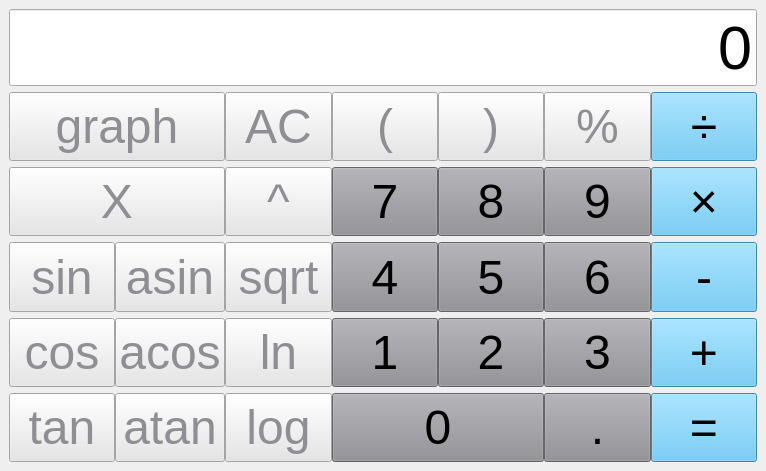
<?xml version="1.0" encoding="UTF-8"?>
<ui version="4.0">
 <class>SmartCalc</class>
 <widget class="QMainWindow" name="SmartCalc">
  <property name="geometry">
   <rect>
    <x>0</x>
    <y>0</y>
    <width>766</width>
    <height>471</height>
   </rect>
  </property>
  <property name="windowTitle">
   <string>Smart Calc</string>
  </property>
  <widget class="QWidget" name="centralwidget">
   <layout class="QVBoxLayout" name="verticalLayout">
    <item>
     <widget class="QLineEdit" name="lineEdit">
      <property name="sizePolicy">
       <sizepolicy hsizetype="MinimumExpanding" vsizetype="Fixed">
        <horstretch>0</horstretch>
        <verstretch>0</verstretch>
       </sizepolicy>
      </property>
      <property name="font">
       <font>
        <pointsize>46</pointsize>
       </font>
      </property>
      <property name="layoutDirection">
       <enum>Qt::LeftToRight</enum>
      </property>
      <property name="text">
       <string>0</string>
      </property>
      <property name="alignment">
       <set>Qt::AlignRight|Qt::AlignTrailing|Qt::AlignVCenter</set>
      </property>
      <property name="readOnly">
       <bool>true</bool>
      </property>
      <property name="placeholderText">
       <string/>
      </property>
     </widget>
    </item>
    <item>
     <layout class="QGridLayout" name="gridLayout">
      <property name="sizeConstraint">
       <enum>QLayout::SetDefaultConstraint</enum>
      </property>
      <property name="horizontalSpacing">
       <number>0</number>
      </property>
      <item row="2" column="6">
       <widget class="QPushButton" name="pushButton_6">
        <property name="sizePolicy">
         <sizepolicy hsizetype="Ignored" vsizetype="Expanding">
          <horstretch>0</horstretch>
          <verstretch>0</verstretch>
         </sizepolicy>
        </property>
        <property name="font">
         <font>
          <pointsize>36</pointsize>
         </font>
        </property>
        <property name="styleSheet">
         <string notr="true">background-color: rgb(142, 142, 147);</string>
        </property>
        <property name="text">
         <string>6</string>
        </property>
        <attribute name="buttonGroup">
         <string notr="true">enterButtonGroup</string>
        </attribute>
       </widget>
      </item>
      <item row="2" column="3">
       <widget class="QPushButton" name="pushButton_18">
        <property name="sizePolicy">
         <sizepolicy hsizetype="Expanding" vsizetype="Expanding">
          <horstretch>0</horstretch>
          <verstretch>0</verstretch>
         </sizepolicy>
        </property>
        <property name="font">
         <font>
          <pointsize>36</pointsize>
         </font>
        </property>
        <property name="styleSheet">
         <string notr="true">background-color: rgb(230, 230, 230);
color: rgb(142, 142, 147);</string>
        </property>
        <property name="text">
         <string>sqrt</string>
        </property>
        <attribute name="buttonGroup">
         <string notr="true">enterButtonGroup</string>
        </attribute>
       </widget>
      </item>
      <item row="3" column="4">
       <widget class="QPushButton" name="pushButton_8">
        <property name="sizePolicy">
         <sizepolicy hsizetype="Expanding" vsizetype="Expanding">
          <horstretch>0</horstretch>
          <verstretch>0</verstretch>
         </sizepolicy>
        </property>
        <property name="font">
         <font>
          <pointsize>36</pointsize>
         </font>
        </property>
        <property name="styleSheet">
         <string notr="true">background-color: rgb(142, 142, 147);</string>
        </property>
        <property name="text">
         <string>1</string>
        </property>
        <attribute name="buttonGroup">
         <string notr="true">enterButtonGroup</string>
        </attribute>
       </widget>
      </item>
      <item row="1" column="5">
       <widget class="QPushButton" name="pushButton_2">
        <property name="sizePolicy">
         <sizepolicy hsizetype="Expanding" vsizetype="Expanding">
          <horstretch>0</horstretch>
          <verstretch>0</verstretch>
         </sizepolicy>
        </property>
        <property name="font">
         <font>
          <pointsize>36</pointsize>
         </font>
        </property>
        <property name="styleSheet">
         <string notr="true">background-color: rgb(142, 142, 147);</string>
        </property>
        <property name="text">
         <string>8</string>
        </property>
        <attribute name="buttonGroup">
         <string notr="true">enterButtonGroup</string>
        </attribute>
       </widget>
      </item>
      <item row="3" column="6">
       <widget class="QPushButton" name="pushButton_7">
        <property name="sizePolicy">
         <sizepolicy hsizetype="Expanding" vsizetype="Expanding">
          <horstretch>0</horstretch>
          <verstretch>0</verstretch>
         </sizepolicy>
        </property>
        <property name="font">
         <font>
          <pointsize>36</pointsize>
         </font>
        </property>
        <property name="styleSheet">
         <string notr="true">background-color: rgb(142, 142, 147);</string>
        </property>
        <property name="text">
         <string>3</string>
        </property>
        <attribute name="buttonGroup">
         <string notr="true">enterButtonGroup</string>
        </attribute>
       </widget>
      </item>
      <item row="1" column="3">
       <widget class="QPushButton" name="pushButton_17">
        <property name="sizePolicy">
         <sizepolicy hsizetype="Expanding" vsizetype="Expanding">
          <horstretch>0</horstretch>
          <verstretch>0</verstretch>
         </sizepolicy>
        </property>
        <property name="font">
         <font>
          <pointsize>36</pointsize>
         </font>
        </property>
        <property name="styleSheet">
         <string notr="true">background-color: rgb(230, 230, 230);
color: rgb(142, 142, 147);</string>
        </property>
        <property name="text">
         <string>^</string>
        </property>
        <attribute name="buttonGroup">
         <string notr="true">enterButtonGroup</string>
        </attribute>
       </widget>
      </item>
      <item row="1" column="4">
       <widget class="QPushButton" name="pushButton">
        <property name="sizePolicy">
         <sizepolicy hsizetype="Expanding" vsizetype="Expanding">
          <horstretch>0</horstretch>
          <verstretch>0</verstretch>
         </sizepolicy>
        </property>
        <property name="font">
         <font>
          <pointsize>36</pointsize>
         </font>
        </property>
        <property name="styleSheet">
         <string notr="true">background-color: rgb(142, 142, 147);</string>
        </property>
        <property name="text">
         <string>7</string>
        </property>
        <attribute name="buttonGroup">
         <string notr="true">enterButtonGroup</string>
        </attribute>
       </widget>
      </item>
      <item row="3" column="5">
       <widget class="QPushButton" name="pushButton_9">
        <property name="sizePolicy">
         <sizepolicy hsizetype="Expanding" vsizetype="Ignored">
          <horstretch>0</horstretch>
          <verstretch>0</verstretch>
         </sizepolicy>
        </property>
        <property name="font">
         <font>
          <pointsize>36</pointsize>
         </font>
        </property>
        <property name="styleSheet">
         <string notr="true">background-color: rgb(142, 142, 147);</string>
        </property>
        <property name="text">
         <string>2</string>
        </property>
        <attribute name="buttonGroup">
         <string notr="true">enterButtonGroup</string>
        </attribute>
       </widget>
      </item>
      <item row="2" column="5">
       <widget class="QPushButton" name="pushButton_5">
        <property name="sizePolicy">
         <sizepolicy hsizetype="Expanding" vsizetype="Expanding">
          <horstretch>0</horstretch>
          <verstretch>0</verstretch>
         </sizepolicy>
        </property>
        <property name="font">
         <font>
          <pointsize>36</pointsize>
         </font>
        </property>
        <property name="styleSheet">
         <string notr="true">background-color: rgb(142, 142, 147);</string>
        </property>
        <property name="text">
         <string>5</string>
        </property>
        <attribute name="buttonGroup">
         <string notr="true">enterButtonGroup</string>
        </attribute>
       </widget>
      </item>
      <item row="1" column="6">
       <widget class="QPushButton" name="pushButton_3">
        <property name="sizePolicy">
         <sizepolicy hsizetype="Expanding" vsizetype="Expanding">
          <horstretch>0</horstretch>
          <verstretch>0</verstretch>
         </sizepolicy>
        </property>
        <property name="font">
         <font>
          <pointsize>36</pointsize>
         </font>
        </property>
        <property name="styleSheet">
         <string notr="true">background-color: rgb(142, 142, 147);</string>
        </property>
        <property name="text">
         <string>9</string>
        </property>
        <attribute name="buttonGroup">
         <string notr="true">enterButtonGroup</string>
        </attribute>
       </widget>
      </item>
      <item row="2" column="4">
       <widget class="QPushButton" name="pushButton_4">
        <property name="sizePolicy">
         <sizepolicy hsizetype="Expanding" vsizetype="Expanding">
          <horstretch>0</horstretch>
          <verstretch>0</verstretch>
         </sizepolicy>
        </property>
        <property name="font">
         <font>
          <pointsize>36</pointsize>
         </font>
        </property>
        <property name="styleSheet">
         <string notr="true">background-color: rgb(142, 142, 147);</string>
        </property>
        <property name="text">
         <string>4</string>
        </property>
        <attribute name="buttonGroup">
         <string notr="true">enterButtonGroup</string>
        </attribute>
       </widget>
      </item>
      <item row="0" column="3">
       <widget class="QPushButton" name="ACButton">
        <property name="sizePolicy">
         <sizepolicy hsizetype="Expanding" vsizetype="Expanding">
          <horstretch>0</horstretch>
          <verstretch>0</verstretch>
         </sizepolicy>
        </property>
        <property name="font">
         <font>
          <pointsize>36</pointsize>
         </font>
        </property>
        <property name="styleSheet">
         <string notr="true">background-color: rgb(230, 230, 230);
color: rgb(142, 142, 147);</string>
        </property>
        <property name="text">
         <string>AC</string>
        </property>
       </widget>
      </item>
      <item row="0" column="7">
       <widget class="QPushButton" name="divButton">
        <property name="sizePolicy">
         <sizepolicy hsizetype="Expanding" vsizetype="Expanding">
          <horstretch>0</horstretch>
          <verstretch>0</verstretch>
         </sizepolicy>
        </property>
        <property name="font">
         <font>
          <pointsize>36</pointsize>
         </font>
        </property>
        <property name="styleSheet">
         <string notr="true">background-color: rgb(85, 190, 240);</string>
        </property>
        <property name="text">
         <string>÷</string>
        </property>
       </widget>
      </item>
      <item row="1" column="7">
       <widget class="QPushButton" name="mulButton">
        <property name="sizePolicy">
         <sizepolicy hsizetype="Ignored" vsizetype="Expanding">
          <horstretch>0</horstretch>
          <verstretch>0</verstretch>
         </sizepolicy>
        </property>
        <property name="font">
         <font>
          <pointsize>36</pointsize>
         </font>
        </property>
        <property name="styleSheet">
         <string notr="true">background-color: rgb(85, 190, 240);</string>
        </property>
        <property name="text">
         <string>×</string>
        </property>
       </widget>
      </item>
      <item row="2" column="7">
       <widget class="QPushButton" name="pushButton_15">
        <property name="sizePolicy">
         <sizepolicy hsizetype="Expanding" vsizetype="Expanding">
          <horstretch>0</horstretch>
          <verstretch>0</verstretch>
         </sizepolicy>
        </property>
        <property name="font">
         <font>
          <pointsize>36</pointsize>
         </font>
        </property>
        <property name="styleSheet">
         <string notr="true">background-color: rgb(85, 190, 240);</string>
        </property>
        <property name="text">
         <string>-</string>
        </property>
        <attribute name="buttonGroup">
         <string notr="true">enterButtonGroup</string>
        </attribute>
       </widget>
      </item>
      <item row="3" column="7">
       <widget class="QPushButton" name="pushButton_16">
        <property name="sizePolicy">
         <sizepolicy hsizetype="Expanding" vsizetype="Expanding">
          <horstretch>0</horstretch>
          <verstretch>0</verstretch>
         </sizepolicy>
        </property>
        <property name="font">
         <font>
          <pointsize>36</pointsize>
         </font>
        </property>
        <property name="styleSheet">
         <string notr="true">background-color: rgb(85, 190, 240);</string>
        </property>
        <property name="text">
         <string>+</string>
        </property>
        <attribute name="buttonGroup">
         <string notr="true">enterButtonGroup</string>
        </attribute>
       </widget>
      </item>
      <item row="4" column="7">
       <widget class="QPushButton" name="equalButton">
        <property name="sizePolicy">
         <sizepolicy hsizetype="Expanding" vsizetype="Expanding">
          <horstretch>0</horstretch>
          <verstretch>0</verstretch>
         </sizepolicy>
        </property>
        <property name="font">
         <font>
          <pointsize>36</pointsize>
         </font>
        </property>
        <property name="styleSheet">
         <string notr="true">background-color: rgb(85, 190, 240);</string>
        </property>
        <property name="text">
         <string>=</string>
        </property>
       </widget>
      </item>
      <item row="4" column="6">
       <widget class="QPushButton" name="pushButton_10">
        <property name="sizePolicy">
         <sizepolicy hsizetype="Expanding" vsizetype="Ignored">
          <horstretch>0</horstretch>
          <verstretch>0</verstretch>
         </sizepolicy>
        </property>
        <property name="font">
         <font>
          <pointsize>36</pointsize>
         </font>
        </property>
        <property name="styleSheet">
         <string notr="true">background-color: rgb(142, 142, 147);</string>
        </property>
        <property name="text">
         <string>.</string>
        </property>
        <attribute name="buttonGroup">
         <string notr="true">enterButtonGroup</string>
        </attribute>
       </widget>
      </item>
      <item row="4" column="4" colspan="2">
       <widget class="QPushButton" name="pushButton_12">
        <property name="sizePolicy">
         <sizepolicy hsizetype="Expanding" vsizetype="Expanding">
          <horstretch>0</horstretch>
          <verstretch>0</verstretch>
         </sizepolicy>
        </property>
        <property name="font">
         <font>
          <pointsize>36</pointsize>
         </font>
        </property>
        <property name="styleSheet">
         <string notr="true">background-color: rgb(142, 142, 147);</string>
        </property>
        <property name="text">
         <string>0</string>
        </property>
        <attribute name="buttonGroup">
         <string notr="true">enterButtonGroup</string>
        </attribute>
       </widget>
      </item>
      <item row="0" column="5">
       <widget class="QPushButton" name="pushButton_30">
        <property name="sizePolicy">
         <sizepolicy hsizetype="Expanding" vsizetype="Expanding">
          <horstretch>0</horstretch>
          <verstretch>0</verstretch>
         </sizepolicy>
        </property>
        <property name="font">
         <font>
          <pointsize>36</pointsize>
         </font>
        </property>
        <property name="styleSheet">
         <string notr="true">background-color: rgb(230, 230, 230);
color: rgb(142, 142, 147);</string>
        </property>
        <property name="text">
         <string>)</string>
        </property>
        <attribute name="buttonGroup">
         <string notr="true">enterButtonGroup</string>
        </attribute>
       </widget>
      </item>
      <item row="0" column="6">
       <widget class="QPushButton" name="pushButton_33">
        <property name="sizePolicy">
         <sizepolicy hsizetype="Expanding" vsizetype="Expanding">
          <horstretch>0</horstretch>
          <verstretch>0</verstretch>
         </sizepolicy>
        </property>
        <property name="font">
         <font>
          <pointsize>36</pointsize>
         </font>
        </property>
        <property name="styleSheet">
         <string notr="true">background-color: rgb(230, 230, 230);
color: rgb(142, 142, 147);</string>
        </property>
        <property name="text">
         <string>%</string>
        </property>
        <attribute name="buttonGroup">
         <string notr="true">enterButtonGroup</string>
        </attribute>
       </widget>
      </item>
      <item row="0" column="4">
       <widget class="QPushButton" name="pushButton_32">
        <property name="sizePolicy">
         <sizepolicy hsizetype="Expanding" vsizetype="Expanding">
          <horstretch>0</horstretch>
          <verstretch>0</verstretch>
         </sizepolicy>
        </property>
        <property name="font">
         <font>
          <pointsize>36</pointsize>
         </font>
        </property>
        <property name="styleSheet">
         <string notr="true">background-color: rgb(230, 230, 230);
color: rgb(142, 142, 147);</string>
        </property>
        <property name="text">
         <string>(</string>
        </property>
        <attribute name="buttonGroup">
         <string notr="true">enterButtonGroup</string>
        </attribute>
       </widget>
      </item>
      <item row="3" column="3">
       <widget class="QPushButton" name="pushButton_19">
        <property name="sizePolicy">
         <sizepolicy hsizetype="Expanding" vsizetype="Expanding">
          <horstretch>0</horstretch>
          <verstretch>0</verstretch>
         </sizepolicy>
        </property>
        <property name="font">
         <font>
          <pointsize>36</pointsize>
         </font>
        </property>
        <property name="styleSheet">
         <string notr="true">background-color: rgb(230, 230, 230);
color: rgb(142, 142, 147);</string>
        </property>
        <property name="text">
         <string>ln</string>
        </property>
        <attribute name="buttonGroup">
         <string notr="true">enterButtonGroup</string>
        </attribute>
       </widget>
      </item>
      <item row="4" column="3">
       <widget class="QPushButton" name="pushButton_20">
        <property name="sizePolicy">
         <sizepolicy hsizetype="Expanding" vsizetype="Expanding">
          <horstretch>0</horstretch>
          <verstretch>0</verstretch>
         </sizepolicy>
        </property>
        <property name="font">
         <font>
          <pointsize>36</pointsize>
         </font>
        </property>
        <property name="styleSheet">
         <string notr="true">background-color: rgb(230, 230, 230);
color: rgb(142, 142, 147);</string>
        </property>
        <property name="text">
         <string>log</string>
        </property>
        <attribute name="buttonGroup">
         <string notr="true">enterButtonGroup</string>
        </attribute>
       </widget>
      </item>
      <item row="4" column="1">
       <widget class="QPushButton" name="pushButton_27">
        <property name="sizePolicy">
         <sizepolicy hsizetype="Expanding" vsizetype="Expanding">
          <horstretch>0</horstretch>
          <verstretch>0</verstretch>
         </sizepolicy>
        </property>
        <property name="font">
         <font>
          <pointsize>36</pointsize>
         </font>
        </property>
        <property name="styleSheet">
         <string notr="true">background-color: rgb(230, 230, 230);
color: rgb(142, 142, 147);</string>
        </property>
        <property name="text">
         <string>tan</string>
        </property>
        <attribute name="buttonGroup">
         <string notr="true">enterButtonGroup</string>
        </attribute>
       </widget>
      </item>
      <item row="4" column="2">
       <widget class="QPushButton" name="pushButton_23">
        <property name="sizePolicy">
         <sizepolicy hsizetype="Expanding" vsizetype="Expanding">
          <horstretch>0</horstretch>
          <verstretch>0</verstretch>
         </sizepolicy>
        </property>
        <property name="font">
         <font>
          <pointsize>36</pointsize>
         </font>
        </property>
        <property name="styleSheet">
         <string notr="true">background-color: rgb(230, 230, 230);
color: rgb(142, 142, 147);</string>
        </property>
        <property name="text">
         <string>atan</string>
        </property>
        <attribute name="buttonGroup">
         <string notr="true">enterButtonGroup</string>
        </attribute>
       </widget>
      </item>
      <item row="3" column="1">
       <widget class="QPushButton" name="pushButton_26">
        <property name="sizePolicy">
         <sizepolicy hsizetype="Expanding" vsizetype="Expanding">
          <horstretch>0</horstretch>
          <verstretch>0</verstretch>
         </sizepolicy>
        </property>
        <property name="font">
         <font>
          <pointsize>36</pointsize>
         </font>
        </property>
        <property name="styleSheet">
         <string notr="true">background-color: rgb(230, 230, 230);
color: rgb(142, 142, 147);</string>
        </property>
        <property name="text">
         <string>cos</string>
        </property>
        <attribute name="buttonGroup">
         <string notr="true">enterButtonGroup</string>
        </attribute>
       </widget>
      </item>
      <item row="3" column="2">
       <widget class="QPushButton" name="pushButton_22">
        <property name="sizePolicy">
         <sizepolicy hsizetype="Expanding" vsizetype="Expanding">
          <horstretch>0</horstretch>
          <verstretch>0</verstretch>
         </sizepolicy>
        </property>
        <property name="font">
         <font>
          <pointsize>36</pointsize>
         </font>
        </property>
        <property name="styleSheet">
         <string notr="true">background-color: rgb(230, 230, 230);
color: rgb(142, 142, 147);</string>
        </property>
        <property name="text">
         <string>acos</string>
        </property>
        <attribute name="buttonGroup">
         <string notr="true">enterButtonGroup</string>
        </attribute>
       </widget>
      </item>
      <item row="2" column="1">
       <widget class="QPushButton" name="pushButton_25">
        <property name="sizePolicy">
         <sizepolicy hsizetype="Expanding" vsizetype="Expanding">
          <horstretch>0</horstretch>
          <verstretch>0</verstretch>
         </sizepolicy>
        </property>
        <property name="font">
         <font>
          <pointsize>36</pointsize>
         </font>
        </property>
        <property name="styleSheet">
         <string notr="true">background-color: rgb(230, 230, 230);
color: rgb(142, 142, 147);</string>
        </property>
        <property name="text">
         <string>sin</string>
        </property>
        <attribute name="buttonGroup">
         <string notr="true">enterButtonGroup</string>
        </attribute>
       </widget>
      </item>
      <item row="2" column="2">
       <widget class="QPushButton" name="pushButton_21">
        <property name="sizePolicy">
         <sizepolicy hsizetype="Expanding" vsizetype="Expanding">
          <horstretch>0</horstretch>
          <verstretch>0</verstretch>
         </sizepolicy>
        </property>
        <property name="font">
         <font>
          <pointsize>36</pointsize>
         </font>
        </property>
        <property name="styleSheet">
         <string notr="true">background-color: rgb(230, 230, 230);
color: rgb(142, 142, 147);</string>
        </property>
        <property name="text">
         <string>asin</string>
        </property>
        <attribute name="buttonGroup">
         <string notr="true">enterButtonGroup</string>
        </attribute>
       </widget>
      </item>
      <item row="0" column="1" colspan="2">
       <widget class="QPushButton" name="graphButton">
        <property name="sizePolicy">
         <sizepolicy hsizetype="Expanding" vsizetype="Expanding">
          <horstretch>0</horstretch>
          <verstretch>0</verstretch>
         </sizepolicy>
        </property>
        <property name="font">
         <font>
          <pointsize>36</pointsize>
         </font>
        </property>
        <property name="styleSheet">
         <string notr="true">background-color: rgb(230, 230, 230);
color: rgb(142, 142, 147);</string>
        </property>
        <property name="text">
         <string>graph</string>
        </property>
       </widget>
      </item>
      <item row="1" column="1" colspan="2">
       <widget class="QPushButton" name="pushButton_29">
        <property name="sizePolicy">
         <sizepolicy hsizetype="Expanding" vsizetype="Expanding">
          <horstretch>0</horstretch>
          <verstretch>0</verstretch>
         </sizepolicy>
        </property>
        <property name="font">
         <font>
          <pointsize>36</pointsize>
         </font>
        </property>
        <property name="styleSheet">
         <string notr="true">background-color: rgb(230, 230, 230);
color: rgb(142, 142, 147);</string>
        </property>
        <property name="text">
         <string>X</string>
        </property>
        <attribute name="buttonGroup">
         <string notr="true">enterButtonGroup</string>
        </attribute>
       </widget>
      </item>
     </layout>
    </item>
   </layout>
  </widget>
 </widget>
 <resources/>
 <connections/>
 <buttongroups>
  <buttongroup name="enterButtonGroup"/>
 </buttongroups>
</ui>
